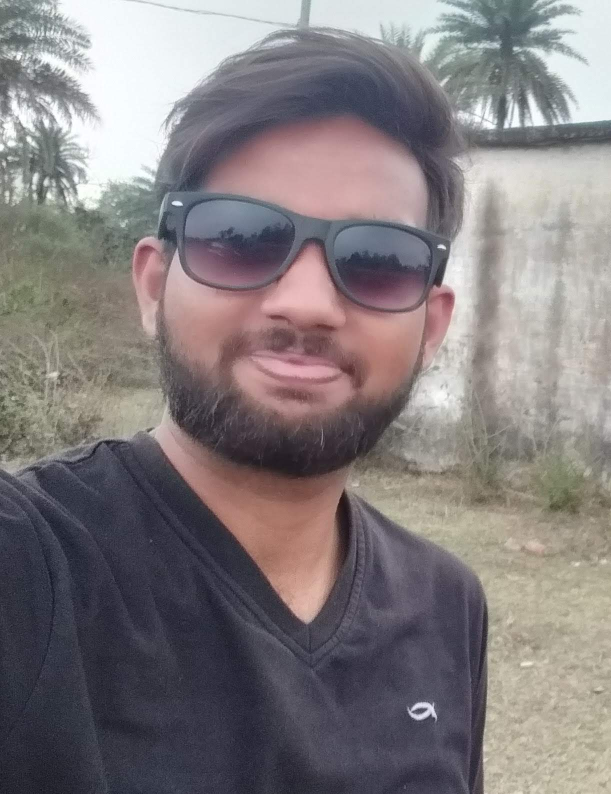
#> input picture 20200313_164610.jpg, 1222 x 1588 px (shown at 1/2 size)
$ jupyter execute Untitled4.ipynb
#> lines starting #> are read from the running program, lines starting #| are printed output that depends on the picture
[cell 1]
import cv2
import numpy as np
import pandas as pd
import matplotlib.pyplot as plt

[cell 2]
img1= cv2.imread('20200313_164610.jpg')
#> img1 is the input picture: shape (1588, 1222, 3); mean B, G, R 126.1, 124.2, 130.8

[cell 3]
print(img1.shape)
#| (1588, 1222, 3)

[cell 4]
#resize the images
img1= cv2.resize(img1,(200,200))
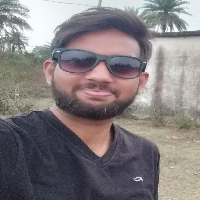
#> img1: shape (200, 200, 3); mean B, G, R 126, 124.1, 130.7

[cell 5]
#bgr to b/w images
img1= cv2.cvtColor(img1,cv2.COLOR_BGR2BGRA)
#> img1: shape (200, 200, 4)

[cell 6]
plt.imshow(img1)
plt.show()

[cell 7]
edges = cv2.Canny(img1,300,351)
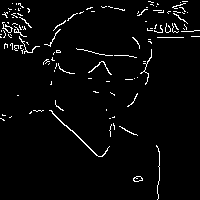
#> edges: shape (200, 200); 3.3% white in thin lines or dots
plt.imshow(edges)
plt.show()

[cell 8]
cv2.imwrite('canny_output.jpg',edges)
#> Out = True

$ run again, with 20201114_172637_2.jpg copied over 20200313_164610.jpg
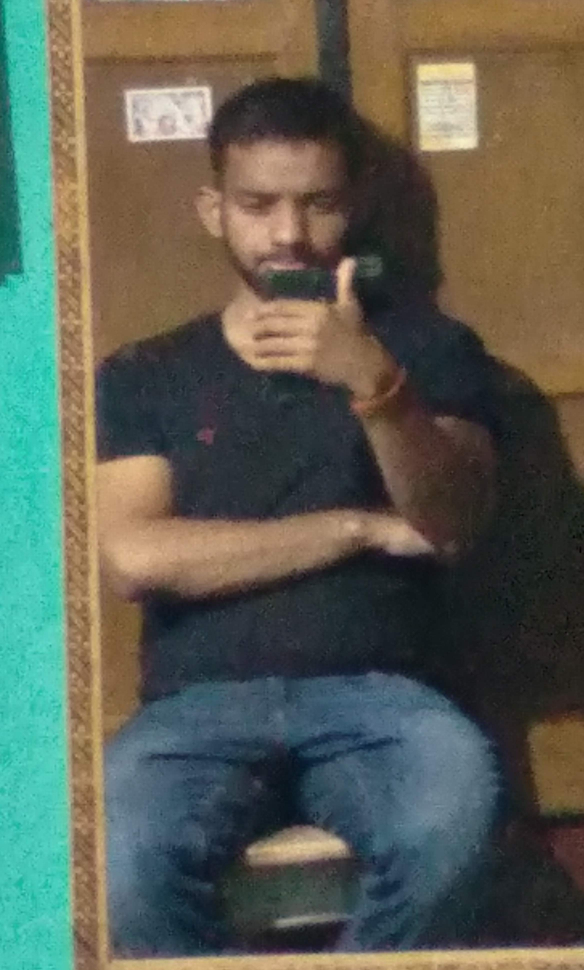
#> input picture 20201114_172637_2.jpg, 2335 x 3880 px (shown at 1/4 size)
#> img1 is the input picture: shape (3880, 2335, 3); mean B, G, R 82.8, 94.7, 90.4
#| (3880, 2335, 3)
#> `img1= cv2.resize(img1,(200,200))`:
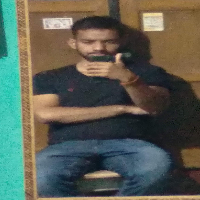
#> img1: shape (200, 200, 3); mean B, G, R 82.7, 94.6, 90.3
#> `edges = cv2.Canny(img1,300,351)`:
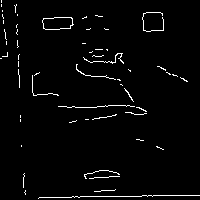
#> edges: shape (200, 200); 2.5% white in thin lines or dots
#> Out = True
